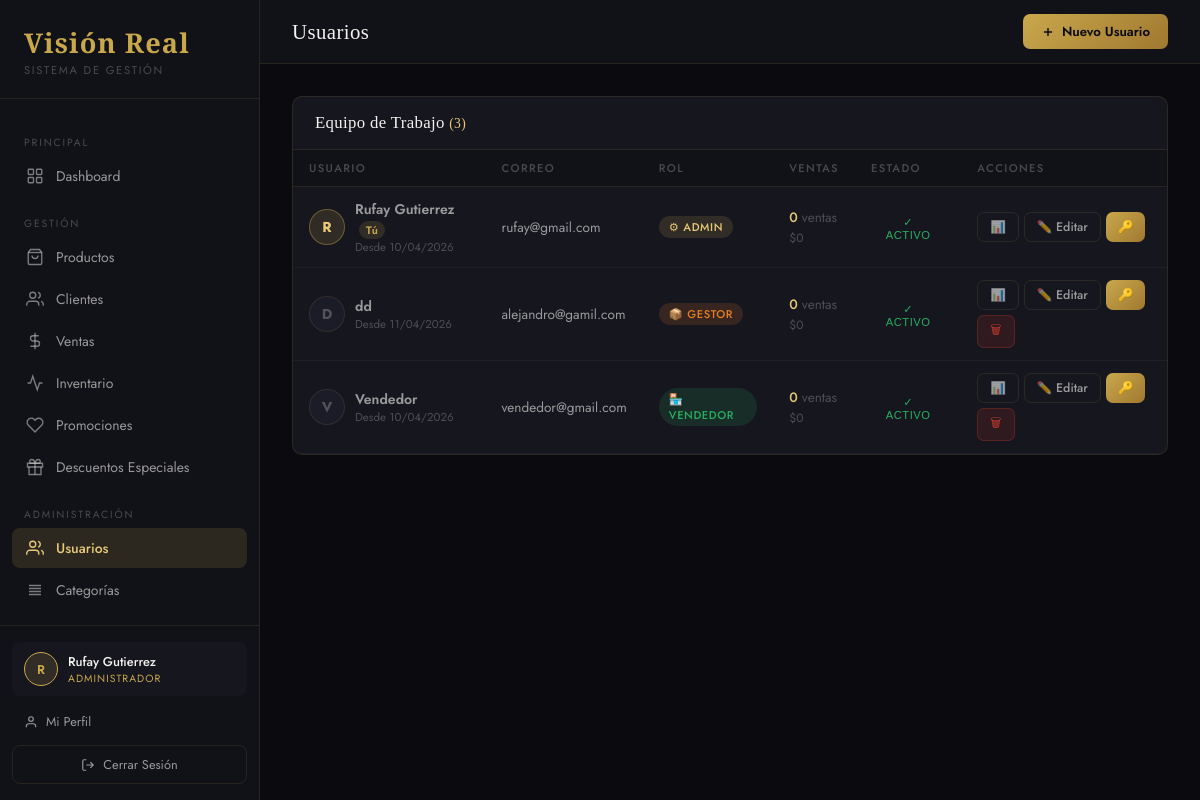
/views/usuarios.php (signed in), run on the app's committed database.
### tables this page shows
CREATE TABLE `usuarios` (
  `id` int(11) NOT NULL,
  `nombre` varchar(100) NOT NULL,
  `email` varchar(150) NOT NULL,
  `password` varchar(255) NOT NULL,
  `rol` enum('administrador','gestor_inventario','vendedor') NOT NULL DEFAULT 'vendedor',
  `activo` tinyint(1) DEFAULT 1,
  `created_at` timestamp NOT NULL DEFAULT current_timestamp()
);

### config/session.php (called while the page is built, shortened)
<?php
function getRol()      { return $_SESSION['user_rol'] ?? ''; }
function isAdmin()     { return getRol() === 'administrador'; }
function getCurrentUser() {
    return [
        'id'     => $_SESSION['user_id']    ?? null,
        'nombre' => $_SESSION['user_nombre'] ?? '',
        'email'  => $_SESSION['user_email']  ?? '',
        'rol'    => $_SESSION['user_rol']    ?? '',
    ];
}
?>

### models/Usuario.php (called while the page is built, shortened)
<?php
require_once __DIR__ . '/../config/database.php';
class Usuario {
    private $db;
    public function __construct() { $this->db = Database::getInstance(); }
    public function getAll() {
        $r = $this->db->query("SELECT id, nombre, email, rol, activo, created_at FROM usuarios ORDER BY rol ASC, nombre ASC");
        $a = []; while($row=$r->fetch_assoc()) $a[]=$row; return $a;
    }
    public function getResumenVentas($usuario_id) {
        $s = $this->db->prepare(
            "SELECT COUNT(*) as total_ventas, COALESCE(SUM(total),0) as total_monto
             FROM ventas WHERE usuario_id=? AND estado='completada'"
        );
        $s->bind_param("i",$usuario_id); $s->execute();
        return $s->get_result()->fetch_assoc();
    }
}
?>

### config/database.php (called while the page is built, shortened)
<?php
class Database {
    private static $instance = null;
    private $connection;
    private function __construct() {
        $this->connection = new mysqli(DB_HOST, DB_USER, DB_PASS, DB_NAME);
        $this->connection->set_charset(DB_CHARSET);
    }
    public static function getInstance() {
        if (self::$instance === null) self::$instance = new Database();
        return self::$instance;
    }
    public function query($sql)     { return $this->connection->query($sql); }
    public function prepare($sql)   { return $this->connection->prepare($sql); }
}
?>

### views/usuarios.php (the view, shortened to what this page needs)
<?php
require_once __DIR__ . '/../models/Usuario.php';
$um  = new Usuario();
$usuarios = $um->getAll();
include __DIR__ . '/partials/head.php';
?>
<div class="layout">
<?php include __DIR__ . '/partials/sidebar.php'; ?>
<div class="main">
  <header class="topbar">
    <div class="topbar-left">
      <h1 class="page-title">Usuarios</h1>
    </div>
    <div class="topbar-right">
      <button class="btn btn-primary" onclick="abrirNuevo()">
        <svg width="14" height="14" viewBox="0 0 24 24" fill="none" stroke="currentColor" stroke-width="2.5"><line x1="12" y1="5" x2="12" y2="19"/><line x1="5" y1="12" x2="19" y2="12"/></svg>
        Nuevo Usuario
      </button>
    </div>
  </header>
  <div class="content">
    <div class="card">
      <div class="card-header">
        <span class="card-title">Equipo de Trabajo <span style="color:var(--gold-light);font-size:.85rem">(<?=count($usuarios)?>)</span></span>
      </div>
      <div class="table-wrap">
        <table>
          <thead>
            <tr><th>Usuario</th><th>Correo</th><th>Rol</th><th>Ventas</th><th>Estado</th><th>Acciones</th></tr>
          </thead>
          <tbody>
            <?php foreach($usuarios as $u):
              $resumen = $um->getResumenVentas($u['id']);
              $esYo = $u['id'] == $_SESSION['user_id'];
            ?>
            <tr>
              <td>
                <div style="display:flex;align-items:center;gap:10px">
                  <div style="width:36px;height:36px;border-radius:50%;background:<?=$u['rol']==='administrador'?'var(--gold-dim)':'var(--bg-hover)'?>;color:<?=$u['rol']==='administrador'?'var(--gold-light)':'var(--white-muted)'?>;display:flex;align-items:center;justify-content:center;font-size:.9rem;font-weight:700;flex-shrink:0;border:1px solid <?=$u['rol']==='administrador'?'rgba(201,168,76,.4)':'var(--border)'?>">
                    <?=strtoupper(substr($u['nombre'],0,1))?>
                  </div>
                  <div>
                    <div style="font-weight:600"><?=htmlspecialchars($u['nombre'])?><?=$esYo?' <span style="font-size:.68rem;background:var(--gold-dim);color:var(--gold);padding:1px 7px;border-radius:10px;margin-left:4px">Tú</span>':''?></div>
                    <div style="font-size:.72rem;color:var(--white-muted)">Desde <?=date('d/m/Y',strtotime($u['created_at']))?></div>
                  </div>
                </div>
              </td>
              <td style="font-size:.85rem"><?=htmlspecialchars($u['email'])?></td>
              <td>
                <?php
                  if($u['rol']==='administrador') echo '<span class="badge badge-info">⚙ Admin</span>';
                  elseif($u['rol']==='gestor_inventario') echo '<span class="badge badge-warning">📦 Gestor</span>';
                  else echo '<span class="badge badge-success">🏪 Vendedor</span>';
                ?>
              </td>
              <td>
                <div style="font-size:.85rem">
                  <strong style="color:var(--gold-light)"><?=$resumen['total_ventas']?></strong>
                  <span style="color:var(--white-muted)"> ventas</span><br>
                  <span style="font-size:.75rem;color:var(--white-muted)">$<?=number_format($resumen['total_monto'],0,',','.')?></span>
                </div>
              </td>
              <td>
                <form method="POST" style="display:inline">
                  <?php
                    $badgeClass = $u['activo'] ? 'badge-success' : 'badge-danger';
                    $disabledAttr = $esYo ? 'disabled title="No puedes desactivarte"' : '';
                    $labelBtn = $u['activo'] ? '✓ Activo' : '✕ Inactivo';
                  ?>
                  <button type="submit" class="badge <?=$badgeClass?>" style="cursor:pointer;border:none;background:inherit" <?=$disabledAttr?>>
                    <?=$labelBtn?>
                  </button>
                </form>
              </td>
              <td>
                <div style="display:flex;gap:5px;flex-wrap:wrap">
                  <a href="usuarios.php?ventas=<?=$u['id']?>" class="btn btn-outline btn-sm" title="Ver ventas">📊</a>
                  <button class="btn btn-outline btn-sm" onclick="abrirEditar(this)">✏️ Editar</button>
                  <button class="btn btn-primary btn-sm" onclick="abrirPassword(this)">🔑</button>
                  <?php if(!$esYo): ?>
                  <button class="btn btn-danger btn-sm" onclick="desactivar(this)">🗑</button>
                  <?php endif;?>
                </div>
              </td>
            </tr>
            <?php endforeach;?>
          </tbody>
        </table>
      </div>
    </div>
  </div>
</div>
</div>
</body>
</html>

### views/partials/sidebar.php (shortened to what this page needs)
<?php
$user = getCurrentUser();
$ini  = strtoupper(substr($user['nombre'], 0, 1));
$cur  = basename($_SERVER['PHP_SELF']);
?>
<aside class="sidebar" id="sidebar">
  <div class="sidebar-logo">
    <div class="brand">Visión Real</div>
    <div class="tagline">Sistema de Gestión</div>
  </div>
  <nav class="sidebar-nav">
    <div class="nav-section-label">Principal</div>
    <a href="<?=BASE_URL?>/views/dashboard.php" class="nav-item <?=$cur==='dashboard.php'?'active':''?>">
      <svg class="icon" viewBox="0 0 24 24" fill="none" stroke="currentColor" stroke-width="1.8"><rect x="3" y="3" width="7" height="7" rx="1"/><rect x="14" y="3" width="7" height="7" rx="1"/><rect x="3" y="14" width="7" height="7" rx="1"/><rect x="14" y="14" width="7" height="7" rx="1"/></svg>
      Dashboard
    </a>
    <div class="nav-section-label">Gestión</div>
    <a href="<?=BASE_URL?>/views/productos.php" class="nav-item <?=$cur==='productos.php'?'active':''?>">
      <svg class="icon" viewBox="0 0 24 24" fill="none" stroke="currentColor" stroke-width="1.8"><path d="M6 2L3 6v14a2 2 0 002 2h14a2 2 0 002-2V6l-3-4z"/><line x1="3" y1="6" x2="21" y2="6"/><path d="M16 10a4 4 0 01-8 0"/></svg>
      Productos
    </a>
    <a href="<?=BASE_URL?>/views/clientes.php" class="nav-item <?=$cur==='clientes.php'?'active':''?>">
      <svg class="icon" viewBox="0 0 24 24" fill="none" stroke="currentColor" stroke-width="1.8"><path d="M17 21v-2a4 4 0 00-4-4H5a4 4 0 00-4 4v2"/><circle cx="9" cy="7" r="4"/><path d="M23 21v-2a4 4 0 00-3-3.87M16 3.13a4 4 0 010 7.75"/></svg>
      Clientes
    </a>
    <a href="<?=BASE_URL?>/views/ventas.php" class="nav-item <?=$cur==='ventas.php'?'active':''?>">
      <svg class="icon" viewBox="0 0 24 24" fill="none" stroke="currentColor" stroke-width="1.8"><line x1="12" y1="1" x2="12" y2="23"/><path d="M17 5H9.5a3.5 3.5 0 000 7h5a3.5 3.5 0 010 7H6"/></svg>
      Ventas
    </a>
    <a href="<?=BASE_URL?>/views/inventario.php" class="nav-item <?=$cur==='inventario.php'?'active':''?>">
      <svg class="icon" viewBox="0 0 24 24" fill="none" stroke="currentColor" stroke-width="1.8"><polyline points="22 12 18 12 15 21 9 3 6 12 2 12"/></svg>
      Inventario
    </a>
    <?php if(isAdmin()): ?>
    <a href="<?=BASE_URL?>/views/promociones.php" class="nav-item <?=$cur==='promociones.php'?'active':''?>">
      <svg class="icon" viewBox="0 0 24 24" fill="none" stroke="currentColor" stroke-width="1.8"><path d="M20.84 4.61a5.5 5.5 0 00-7.78 0L12 5.67l-1.06-1.06a5.5 5.5 0 00-7.78 7.78l1.06 1.06L12 21.23l7.78-7.78 1.06-1.06a5.5 5.5 0 000-7.78z"/></svg>
      Promociones
    </a>
    <?php endif; ?>
    <?php if(isAdmin()): ?>
    <a href="<?=BASE_URL?>/views/descuentos.php" class="nav-item <?=$cur==='descuentos.php'?'active':''?>">
      <svg class="icon" viewBox="0 0 24 24" fill="none" stroke="currentColor" stroke-width="1.8"><path d="M20 12V22H4V12"/><path d="M22 7H2v5h20V7z"/><path d="M12 22V7"/><path d="M12 7H7.5a2.5 2.5 0 010-5C11 2 12 7 12 7z"/><path d="M12 7h4.5a2.5 2.5 0 000-5C13 2 12 7 12 7z"/></svg>
      Descuentos Especiales
    </a>
    <div class="nav-section-label">Administración</div>
    <a href="<?=BASE_URL?>/views/usuarios.php" class="nav-item <?=$cur==='usuarios.php'?'active':''?>">
      <svg class="icon" viewBox="0 0 24 24" fill="none" stroke="currentColor" stroke-width="1.8"><path d="M17 21v-2a4 4 0 00-4-4H5a4 4 0 00-4 4v2"/><circle cx="9" cy="7" r="4"/><path d="M23 21v-2a4 4 0 00-3-3.87M16 3.13a4 4 0 010 7.75"/></svg>
      Usuarios
    </a>
    <a href="<?=BASE_URL?>/views/categorias.php" class="nav-item <?=$cur==='categorias.php'?'active':''?>">
      <svg class="icon" viewBox="0 0 24 24" fill="none" stroke="currentColor" stroke-width="1.8"><path d="M4 6h16M4 10h16M4 14h16M4 18h16"/></svg>
      Categorías
    </a>
    <?php endif; ?>
  </nav>
  <div class="sidebar-footer">
    <div class="user-card">
      <div class="user-avatar"><?=htmlspecialchars($ini)?></div>
      <div class="user-info">
        <div class="user-name"><?=htmlspecialchars($user['nombre'])?></div>
        <div class="user-role"><?=htmlspecialchars($user['rol'])?></div>
      </div>
    </div>
    <a href="<?=BASE_URL?>/views/perfil.php" style="display:flex;align-items:center;gap:8px;padding:8px 12px;border-radius:8px;color:var(--white-dim);text-decoration:none;font-size:.8rem;transition:.2s;margin-bottom:6px" onmouseover="this.style.background='var(--bg-hover)'" onmouseout="this.style.background='transparent'">
      <svg width="14" height="14" viewBox="0 0 24 24" fill="none" stroke="currentColor" stroke-width="2"><path d="M20 21v-2a4 4 0 00-4-4H8a4 4 0 00-4 4v2"/><circle cx="12" cy="7" r="4"/></svg>
      Mi Perfil
    </a>
    <a href="<?=BASE_URL?>/controllers/AuthController.php?action=logout" class="btn-logout">
      <svg width="14" height="14" viewBox="0 0 24 24" fill="none" stroke="currentColor" stroke-width="2"><path d="M9 21H5a2 2 0 01-2-2V5a2 2 0 012-2h4M16 17l5-5-5-5M21 12H9"/></svg>
      Cerrar Sesión
    </a>
  </div>
</aside>

### data on the page
usuarios: nombre "R", nombre "Rufay Gutierrez", rol "ADMINISTRADOR", shows "Tú", created_at "10/04/2026", email "rufay@gmail.com", shows "⚙ ADMIN", total_ventas "0", total_monto "0", activo "✓ ACTIVO"
usuarios: nombre "D", nombre "dd", created_at "11/04/2026", email "alejandro@gamil.com", shows "📦 GESTOR", total_ventas "0", total_monto "0", activo "✓ ACTIVO"
usuarios: nombre "V", nombre "Vendedor", created_at "10/04/2026", email "vendedor@gmail.com", rol "🏪 VENDEDOR", total_ventas "0", total_monto "0", activo "✓ ACTIVO"

### other printed values
count($usuarios) "3"
